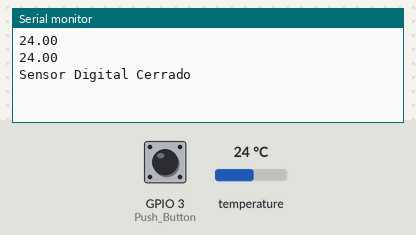
This sketch was run on a simulated ESP32. On the bench: the last lines printed to the serial monitor. Inputs (shaded band) come from the test bench; at power-on: temperature 24 °C, GPIO 3 (Push_Button) LOW.

Above: at 7.5 s.
7.6 s: temperature set to 12 °C
At 11.1 s:
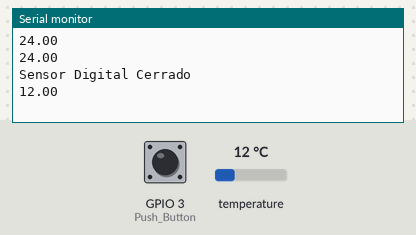
12.2 s: GPIO 3 (Push_Button) pulled HIGH for 3 s
At 13.4 s:
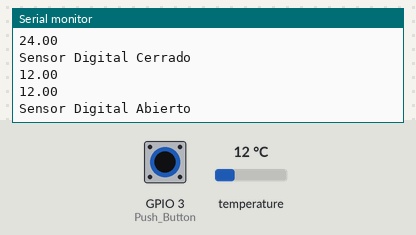
16.8 s: temperature set to 19 °C
At 19.2 s:
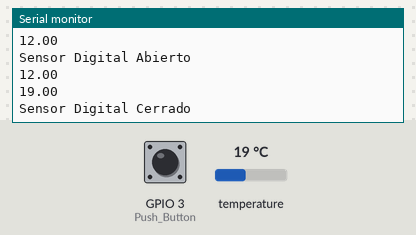
Timing chart, 0 to 20.7 s (numbered marks = the images above; inputs shaded):
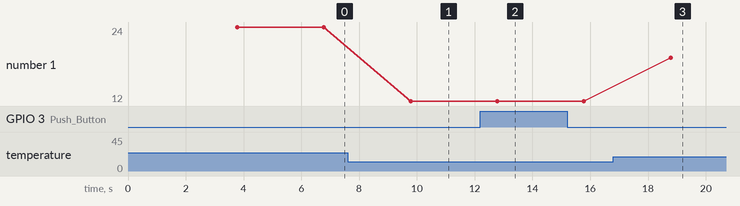

Measured:
- after the input at 7.6 s, the serial monitor: prints a new line after 2.2 s (image 1)
- after the input at 12.2 s, the serial monitor: prints a new line after 0.58 s (image 2)
- after the input at 16.8 s, the serial monitor: prints a new line after 2.0 s (image 3)
- plotted number 1: 24 → 12 after the input at 7.6 s, 12 → 19 after the input at 16.8 s

The sketch:

Parte_2.ino.ino
```cpp
/*
  Fundación Kinal
  Centro Educativo Técnico Labral Kinal
  Electrónica
  Grado: Quinto
  Sección: A
  Curso: Taller de Electrónica Digital y Reparación de Computadoras I
  Nombre: Juan David Tejada Peñuela
  Carné: 2022454
*/

#include <OneWire.h>
#include <DallasTemperature.h>
#include <Ticker.h>
#define Push_Button 3

//Funciones
void lectura_pulso(void);
void lectura_temp(void);

//Constructores
OneWire ourWire(2);                //Se establece el pin 2  como bus OneWire
DallasTemperature sensors(&ourWire); //Se declara una variable u objeto para nuestro sensor
Ticker timer1(lectura_temp, 3000);
Ticker timer2(lectura_pulso, 6000);


void setup() {
Serial.begin(9600);
sensors.begin();
pinMode(Push_Button, INPUT);
timer1.start();
timer2.start();

}

void loop() {
timer1.update();
timer2.update();
}

void lectura_pulso(void){
 boolean estado_boton = digitalRead(Push_Button);
 if(estado_boton == true){
  Serial.println("Sensor Digital Abierto");
 }
 if(estado_boton == false){
  Serial.println("Sensor Digital Cerrado");
 }
}

void lectura_temp(void){
sensors.requestTemperatures();   //Se envía el comando para leer la temperatura
float tempC= sensors.getTempCByIndex(0); //Se obtiene la temperatura en ºC
Serial.println(tempC);
}
```
